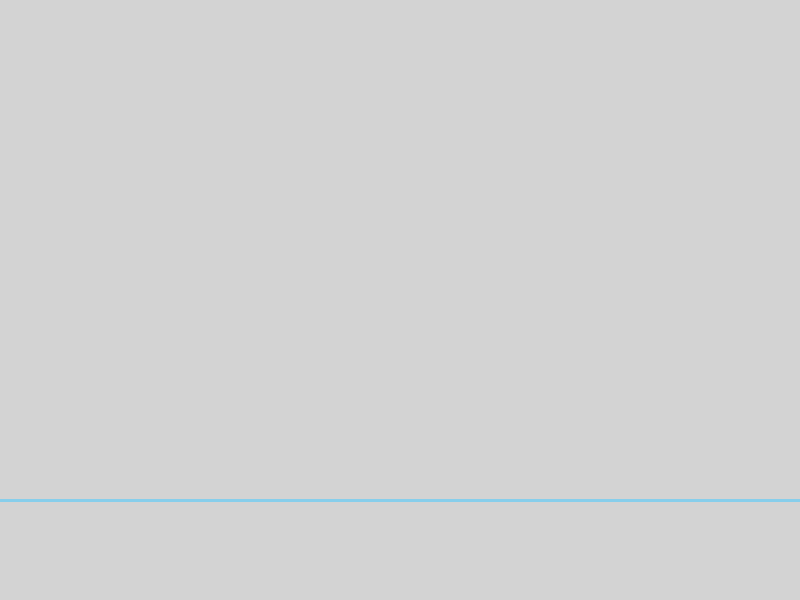
Frame 1 (no input)
Frame 60 (the mouse pressed at the canvas centre just before this capture): identical to frame 1, image omitted
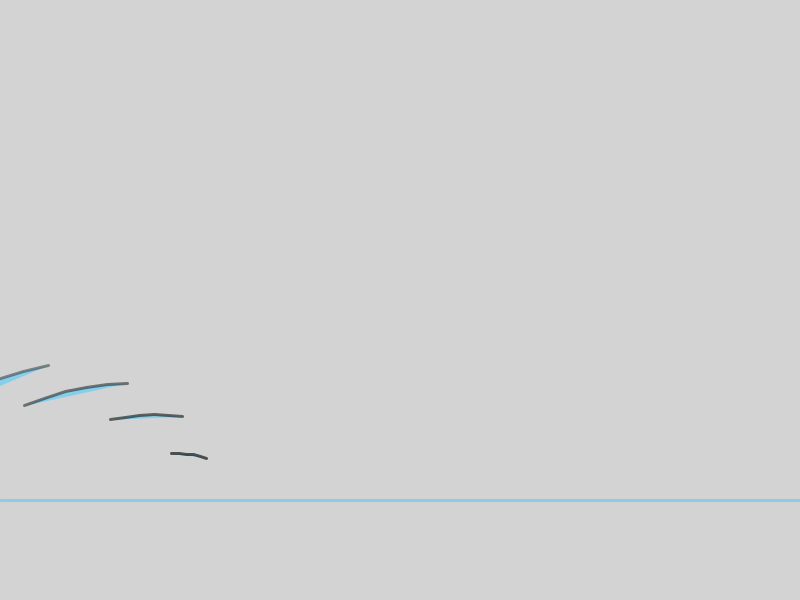
Frame 120 (the mouse held since frame 60 and released just before this capture)

The Processing sketch that drew these frames (run headless with seeded random() and noise(); from frame 60 on, the mouse is pressed at the canvas centre):

// Processing sketch: LightChucker
// ── LightChucker.pde
//This is a empty file

// ── wavesOverPi.pde
 /**
  Assignment: MakeChap3
  Student: Ben Glickstein
  Pasadena City College, Fall 2024
  Course Name: DMA60 Creative Coding
  Prof. George McKinney
  Project Description: This program draws a crashing wave along a ground line. 
  Last Modified: September 11, 2024
  */



float waveAngle = 0;
float waveSpeed = 0.03; //animation speed
float waveHeight = 200;
float waveWidth = 300;
float groundLevel;
float waveProgress = 0;

void setup() {
  size(800, 600);
  fill(135, 206, 235);
  stroke(0);
  strokeWeight(3);
  groundLevel = height - 100;  // Set the groundlevel
}

void draw() {
  background(211, 211, 211); 
  translate(width / 2, groundLevel);  // Set ground level as the baseline for the wave

  // Draw the groundlevel
  stroke(135, 206, 235);
  line(-width / 2, 0, width / 2, 0);  // Ground line
  
  //Controls the starting direction of the wave horizonally. pushMatrix makes it independent of the groundlevel.
  pushMatrix();
  translate(-200,0);

  // Animate the wave curling inwards and crashing towards the ground
  for (int i = 0; i < 4; i++) { // second number determins how many lines are drawn
    float angle = waveAngle + i * 0.25; //wave angle control
    float scale = 1 - i * 0.25; //controls how close wave lines are. larger is further away
    drawWave(angle, waveWidth * scale, waveHeight * scale, i, waveProgress);
  }
  
  popMatrix();//restores previous animation before wave was moved(prevents crash)

  waveProgress += 0.005; //wave draw speed
  if (waveProgress > PI) {
    waveProgress = 0;
  }
  // Update the wave angle to simulate crashing
  waveAngle += waveSpeed;

  if (waveAngle > TWO_PI) {
    waveAngle = 0;  // Reset the wave 
  }
}

void drawWave(float angle, float w, float h, int layer, float progress) {
  stroke(0, 100 + layer * 20);  // Gradually fade out the wave as it crashes
  beginShape();
  for (float t = 0; t < progress; t += 0.1) {
    float x = cos(t + angle) * w * (1 - t / PI);
    float y = sin(t + angle) * h * (1 - t / PI);
    
    // Check if the wave has reached the "ground level" (y >= 0)
    if (y >= 0) {
      break;  // Stop drawing when the wave reaches the ground
    }
    vertex(x, y); //plot vertex points
  }
  endShape();
}
//
